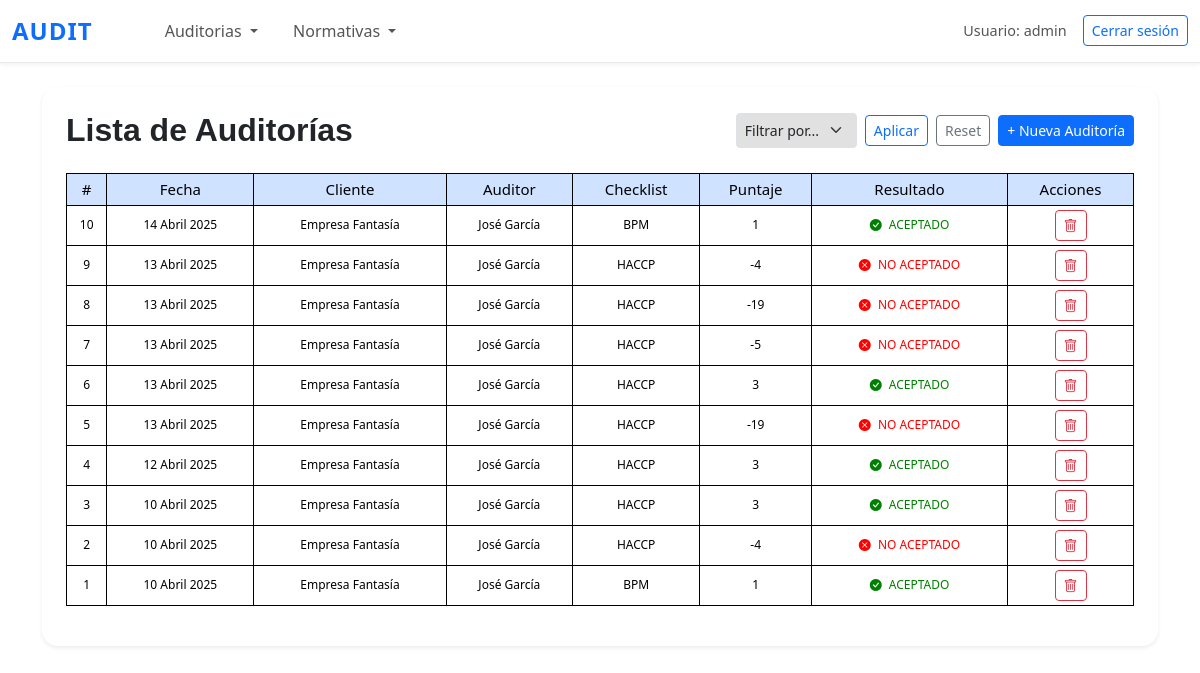
Before: /lista_auditorias/?page=2 (signed in) with the older database file.
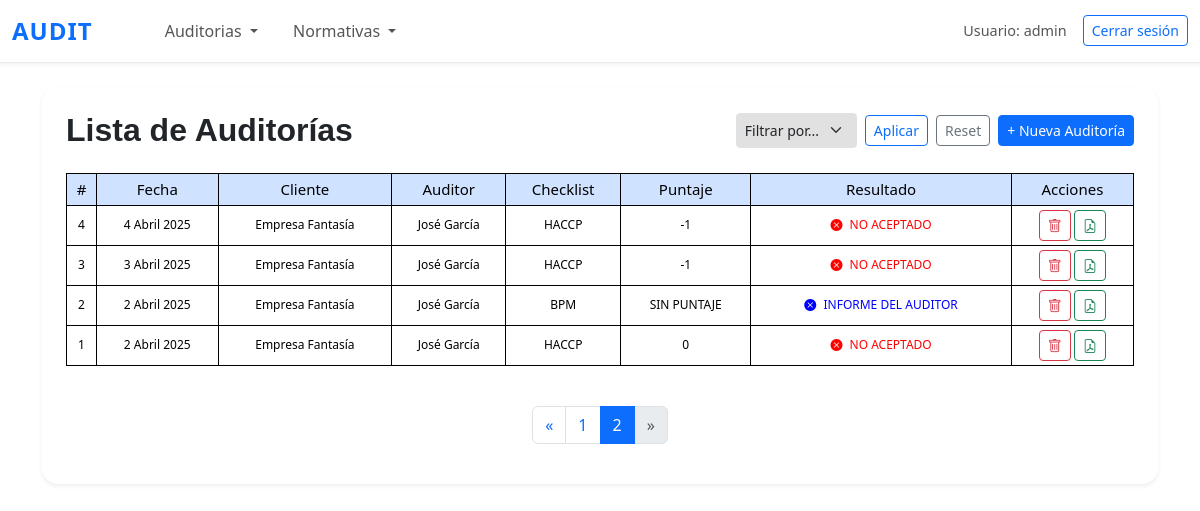
After: the same page with the newer database file.
### questions/models.py (models this page shows, shortened)
class Auditoria(models.Model):
    fecha = models.DateField()
    cliente = models.ForeignKey(Cliente, on_delete=models.CASCADE)
    auditor = models.ForeignKey(Auditor, on_delete=models.CASCADE)
    auditores_acompanantes = models.CharField(verbose_name='Auditores acompañantes',max_length=255, blank=True, null=True)
    lineas_auditadas = models.CharField(verbose_name='Lineas de producción auditadas',max_length=255, blank=True, null=True)
    checklist = models.ForeignKey(Checklist, on_delete=models.SET_NULL, null=True, blank=True)
    resultado_pdf = models.FileField(upload_to='auditorias/', null=True, blank=True)
    class Meta:
        ordering = ['-fecha']

class Cliente(models.Model):
    nombre = models.CharField(max_length=255)
    def __str__(self):
        return self.nombre

class Auditor(models.Model):
    nombre = models.CharField(max_length=255)
    def __str__(self):
        return self.nombre

class Checklist(models.Model):
    nombre = models.CharField(max_length=100)
    usa_puntaje = models.BooleanField(default=True)
    def __str__(self):
        return self.nombre

### questions/views.py (the view)
# urls.py: path('lista_auditorias/', lista_auditorias, name='lista_auditorias'),
@login_required
def lista_auditorias(request):
    filtro = request.GET.get('filtro')
    valor = request.GET.get('valor')
    auditorias = Auditoria.objects.all().order_by('-fecha')
    if filtro == 'cliente' and valor:
        auditorias = auditorias.filter(cliente=valor)
    elif filtro == 'checklist' and valor:
        auditorias = auditorias.filter(checklist__nombre=valor)
    auditorias_con_puntaje = []
    for auditoria in auditorias:
        respuestas = Respuesta.objects.filter(auditoria=auditoria)
        if auditoria.checklist and auditoria.checklist.usa_puntaje:
            puntaje_total = respuestas.aggregate(Sum('puntaje'))['puntaje__sum'] or 0
            puntaje_maximo = respuestas.count() * 1
            porcentaje = (puntaje_total / puntaje_maximo) * 100 if puntaje_maximo > 0 else 0
            resultado = "ACEPTADO" if porcentaje >= 75 else "NO ACEPTADO"
        else:
            puntaje_total = "SIN PUNTAJE"
            resultado = "INFORME DEL AUDITOR"
        auditorias_con_puntaje.append({
            'auditoria': auditoria,
            'puntaje_total': puntaje_total,
            'resultado': resultado,
            'checklist': auditoria.checklist
        })
    clientes_unicos = Auditoria.objects.values_list('cliente', flat=True).distinct()
    tipos_checklist_unicos = Checklist.objects.values_list('nombre', flat=True).distinct()
    paginator = Paginator(auditorias_con_puntaje, 10)
    page_number = request.GET.get('page')
    page_obj = paginator.get_page(page_number)
    total = paginator.count
    start_index = page_obj.start_index()
    for idx, item in enumerate(page_obj, start=start_index):
        item['numero_descendente'] = total - idx + 1
    return render(request, 'questions/lista_auditorias.html', {
        'auditorias': page_obj,
        'page_obj': page_obj,
        'is_paginated': page_obj.has_other_pages(),
        'clientes': clientes_unicos,
        'tipos_checklist': tipos_checklist_unicos,
        'filtro_seleccionado': filtro,
        'valor_seleccionado': valor,
    })

### questions/templates/questions/lista_auditorias.html (shortened to what this page needs)
{% extends 'questions/base.html' %}
{% load static %}
{% block content %}
<div class="container py-4">
    <div class="bg-white p-4 rounded-4 shadow-sm">
        <div class="d-flex flex-wrap justify-content-between align-items-center mb-4">
            <h2 class="mb-0" style="font-family: 'Montserrat', sans-serif; font-weight: 600;">
                Lista de Auditorías
            </h2>
            <div class="d-flex align-items-center flex-wrap gap-2">
                <form method="get" class="d-flex gap-2 align-items-center">
                    <select name="filtro" class="form-select form-select-sm">
                        <option value="">Filtrar por...</option>
                    </select>
                    <button type="submit" class="btn btn-outline-primary btn-sm">Aplicar</button>
                    <a href="{% url 'lista_auditorias' %}" class="btn btn-outline-secondary btn-sm">Reset</a>
                </form>
                <a href="{% url 'nueva_auditoria' %}" class="btn btn-primary btn-sm">
                    + Nueva Auditoría
                </a>
            </div>
        </div>
        <div class="table-responsive">
            <table class="table table-bordered table-hover text-center align-middle table-sm small">
                <thead class="table-primary">
                    <tr>
                        <th>#</th>
                        <th>Fecha</th>
                        <th>Cliente</th>
                        <th>Auditor</th>
                        <th>Checklist</th>
                        <th>Puntaje</th>
                        <th>Resultado</th>
                        <th>Acciones</th>
                    </tr>
                </thead>
                <tbody>
                    {% for item in auditorias %}
                        <td>{{ item.numero_descendente }}</td>
                        <td>{{ item.auditoria.fecha }}</td>
                        <td>{{ item.auditoria.cliente }}</td>
                        <td>{{ item.auditoria.auditor }}</td>
                        <td>{{ item.auditoria.checklist }}</td>
                        <td>{{ item.puntaje_total }}</td>
                        <td>
                            {% if item.resultado == "ACEPTADO" %}
                                <span style="font-size: 12px; color: green;">
                                    <i class="bi bi-check-circle-fill me-1"></i> ACEPTADO
                                </span>
                            {% elif item.resultado == "NO ACEPTADO" %}
                                <span style="font-size: 12px; color: red;">
                                    <i class="bi bi-x-circle-fill me-1"></i> NO ACEPTADO
                                </span>
                            {% else %}
                                <span style="font-size: 12px; color: blue;">
                                    <i class="bi bi-x-circle-fill me-1"></i> INFORME DEL AUDITOR
                                </span>
                            {% endif %}
                        </td>
                        <td class="text-nowrap">
                            <a href="{% url 'eliminar_auditoria' item.auditoria.id %}" class="btn btn-sm btn-outline-danger" title="Eliminar">
                                <i class="bi bi-trash"></i>
                            </a>
                            {% if item.auditoria.resultado_pdf %}
                            <a href="{{ item.auditoria.resultado_pdf.url }}" target="_blank" class="btn btn-sm btn-outline-success" title="Ver PDF">
                                <i class="bi bi-file-earmark-pdf"></i>
                            </a>
                            {% endif %}
                        </td>
                    {% endfor %}
                </tbody>
            </table>
        </div>
        {% if is_paginated %}
        <nav aria-label="Paginación">
            <ul class="pagination justify-content-center mt-4">
                {% if page_obj.has_previous %}
                <li class="page-item">
                    <a class="page-link" href="?page={{ page_obj.previous_page_number }}" aria-label="Anterior">
                        &laquo;
                    </a>
                </li>
                {% else %}
                <li class="page-item disabled"><span class="page-link">&laquo;</span></li>
                {% endif %}
                {% for num in page_obj.paginator.page_range %}
                    {% if page_obj.number == num %}
                    <li class="page-item active"><span class="page-link">{{ num }}</span></li>
                    {% elif num > page_obj.number|add:'-3' and num < page_obj.number|add:'3' %}
                    <li class="page-item"><a class="page-link" href="?page={{ num }}">{{ num }}</a></li>
                    {% endif %}
                {% endfor %}
                {% if page_obj.has_next %}
                <li class="page-item">
                    <a class="page-link" href="?page={{ page_obj.next_page_number }}" aria-label="Siguiente">
                        &raquo;
                    </a>
                </li>
                {% else %}
                <li class="page-item disabled"><span class="page-link">&raquo;</span></li>
                {% endif %}
            </ul>
        </nav>
        {% endif %}
    </div>
</div>
{% endblock %}

### questions/templates/questions/base.html (shortened to what this page needs)
<!DOCTYPE html>
<html lang="en">
<head>
  <link href="https://cdn.jsdelivr.net/npm/bootstrap@5.3.3/dist/css/bootstrap.min.css" rel="stylesheet">
  <link href="https://cdn.jsdelivr.net/npm/bootstrap-icons@1.10.5/font/bootstrap-icons.css" rel="stylesheet">
  {% load static %}
  <link rel="stylesheet" type="text/css" href="{% static 'css/estilos.css' %}">
</head>
<body>
  <nav class="navbar navbar-expand-lg">
    <div class="container-fluid">
      <a class="navbar-brand" href="{% url 'home' %}">AUDIT</a>
      <ul class="navbar-nav ms-5 me-auto mb-2 mb-lg-0">
          <li class="nav-item dropdown">
            <a class="nav-link dropdown-toggle" href="#" id="navbarDropdown" role="button" data-bs-toggle="dropdown" aria-expanded="false">
              Auditorias
            </a>
          </li>
          <li class="nav-item dropdown">
            <a class="nav-link dropdown-toggle" href="#" id="navbarDropdown" role="button" data-bs-toggle="dropdown" aria-expanded="false">
              Normativas
            </a>
          </li>
        </ul>
        {% if user.is_authenticated %}
        <div class="d-flex align-items-center">
          <span class="navbar-text me-3">
            Usuario: {{ user.username }} {{ user.lastname }}
          </span>
          <a class="btn btn-outline-primary btn-sm" href="{% url 'logout' %}">Cerrar sesión</a>
        </div>
        {% endif %}
      </div>
  </nav>
  {% block content %}
  {% endblock %}
</body>
</html>

### static/css/estilos.css (style rules this page uses)
.navbar { background-color: #f7e3a1; }
body { background-color: white }
.form-select { height: 35px; background-color: rgb(226, 225, 225); font-size: 14px; }
table { width: 100%; }
thead tr th { font-size: 15px; font-weight: 400; text-align: center; }
.table th, .table td { border: 1px solid black; }

### questions/templates/questions/base.html (style rules this page uses)
.navbar { box-shadow: 0 2px 4px rgba(0, 0, 0, 0.05); position: sticky; top: 0; z-index: 1030; background-color: #ffffff; border-bottom: 1px solid #eaeaea; }
.navbar-nav { gap: 1.2rem; }
.navbar-brand { font-weight: 700; font-size: 1.5rem; letter-spacing: 1px; color: #0d6efd !important; }
.nav-link { color: #555 !important; font-size: 1rem; transition: color 0.3s ease; }
.navbar-text { font-size: 0.9rem; color: #555; }

Changed rows visible on the page:
removed Auditoria: numero_descendente "10", auditoria.fecha "14 Abril 2025", auditoria.cliente "Empresa Fantasía", auditoria.auditor "José García", auditoria.checklist "BPM", puntaje_total "1", shows "ACEPTADO"
removed Auditoria: numero_descendente "9", auditoria.fecha "13 Abril 2025", auditoria.cliente "Empresa Fantasía", auditoria.auditor "José García", auditoria.checklist "HACCP", puntaje_total "-4", shows "NO ACEPTADO"
removed Auditoria: numero_descendente "8", auditoria.fecha "13 Abril 2025", auditoria.cliente "Empresa Fantasía", auditoria.auditor "José García", auditoria.checklist "HACCP", puntaje_total "-19", shows "NO ACEPTADO"
removed Auditoria: numero_descendente "7", auditoria.fecha "13 Abril 2025", auditoria.cliente "Empresa Fantasía", auditoria.auditor "José García", auditoria.checklist "HACCP", puntaje_total "-5", shows "NO ACEPTADO"
removed Auditoria: numero_descendente "6", auditoria.fecha "13 Abril 2025", auditoria.cliente "Empresa Fantasía", auditoria.auditor "José García", auditoria.checklist "HACCP", puntaje_total "3", shows "ACEPTADO"
removed Auditoria: numero_descendente "5", auditoria.fecha "13 Abril 2025", auditoria.cliente "Empresa Fantasía", auditoria.auditor "José García", auditoria.checklist "HACCP", puntaje_total "-19", shows "NO ACEPTADO"
removed Auditoria: numero_descendente "4", auditoria.fecha "12 Abril 2025", auditoria.cliente "Empresa Fantasía", auditoria.auditor "José García", auditoria.checklist "HACCP", puntaje_total "3", shows "ACEPTADO"
removed Auditoria: numero_descendente "3", auditoria.fecha "10 Abril 2025", auditoria.cliente "Empresa Fantasía", auditoria.auditor "José García", auditoria.checklist "HACCP", puntaje_total "3", shows "ACEPTADO"
removed Auditoria: numero_descendente "2", auditoria.fecha "10 Abril 2025", auditoria.cliente "Empresa Fantasía", auditoria.auditor "José García", auditoria.checklist "HACCP", puntaje_total "-4", shows "NO ACEPTADO"
removed Auditoria: numero_descendente "1", auditoria.fecha "10 Abril 2025", auditoria.cliente "Empresa Fantasía", auditoria.auditor "José García", auditoria.checklist "BPM", puntaje_total "1", shows "ACEPTADO"
added Auditoria: numero_descendente "4", auditoria.fecha "4 Abril 2025", auditoria.cliente "Empresa Fantasía", auditoria.auditor "José García", auditoria.checklist "HACCP", puntaje_total "-1", shows "NO ACEPTADO"
added Auditoria: numero_descendente "3", auditoria.fecha "3 Abril 2025", auditoria.cliente "Empresa Fantasía", auditoria.auditor "José García", auditoria.checklist "HACCP", puntaje_total "-1", shows "NO ACEPTADO"
added Auditoria: numero_descendente "2", auditoria.fecha "2 Abril 2025", auditoria.cliente "Empresa Fantasía", auditoria.auditor "José García", auditoria.checklist "BPM", puntaje_total "SIN PUNTAJE", shows "INFORME DEL AUDITOR"
added Auditoria: numero_descendente "1", auditoria.fecha "2 Abril 2025", auditoria.cliente "Empresa Fantasía", auditoria.auditor "José García", auditoria.checklist "HACCP", puntaje_total "0", shows "NO ACEPTADO"
Other visible differences:
new list line: "1"
new list line: "2"
